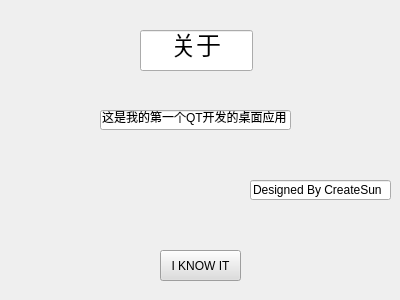
<?xml version="1.0" encoding="UTF-8"?>
<ui version="4.0">
 <class>About</class>
 <widget class="QWidget" name="About">
  <property name="geometry">
   <rect>
    <x>0</x>
    <y>0</y>
    <width>400</width>
    <height>300</height>
   </rect>
  </property>
  <property name="windowTitle">
   <string>Form</string>
  </property>
  <widget class="QLineEdit" name="lineEdit_2">
   <property name="geometry">
    <rect>
     <x>100</x>
     <y>110</y>
     <width>191</width>
     <height>20</height>
    </rect>
   </property>
   <property name="text">
    <string>这是我的第一个QT开发的桌面应用</string>
   </property>
   <property name="readOnly">
    <bool>true</bool>
   </property>
  </widget>
  <widget class="QLineEdit" name="lineEdit_3">
   <property name="geometry">
    <rect>
     <x>250</x>
     <y>180</y>
     <width>141</width>
     <height>20</height>
    </rect>
   </property>
   <property name="text">
    <string>Designed By CreateSun</string>
   </property>
   <property name="readOnly">
    <bool>true</bool>
   </property>
  </widget>
  <widget class="QPushButton" name="pushButton">
   <property name="geometry">
    <rect>
     <x>160</x>
     <y>250</y>
     <width>81</width>
     <height>31</height>
    </rect>
   </property>
   <property name="autoFillBackground">
    <bool>true</bool>
   </property>
   <property name="styleSheet">
    <string notr="true">background-color: #DDD;</string>
   </property>
   <property name="text">
    <string>I KNOW IT</string>
   </property>
  </widget>
  <widget class="QLineEdit" name="lineEdit">
   <property name="geometry">
    <rect>
     <x>140</x>
     <y>30</y>
     <width>113</width>
     <height>41</height>
    </rect>
   </property>
   <property name="styleSheet">
    <string notr="true">font-size:25px;</string>
   </property>
   <property name="text">
    <string>关于</string>
   </property>
   <property name="alignment">
    <set>Qt::AlignCenter</set>
   </property>
   <property name="readOnly">
    <bool>true</bool>
   </property>
  </widget>
 </widget>
 <resources/>
 <connections>
  <connection>
   <sender>pushButton</sender>
   <signal>clicked()</signal>
   <receiver>About</receiver>
   <slot>close()</slot>
   <hints>
    <hint type="sourcelabel">
     <x>213</x>
     <y>259</y>
    </hint>
    <hint type="destinationlabel">
     <x>116</x>
     <y>228</y>
    </hint>
   </hints>
  </connection>
 </connections>
</ui>
